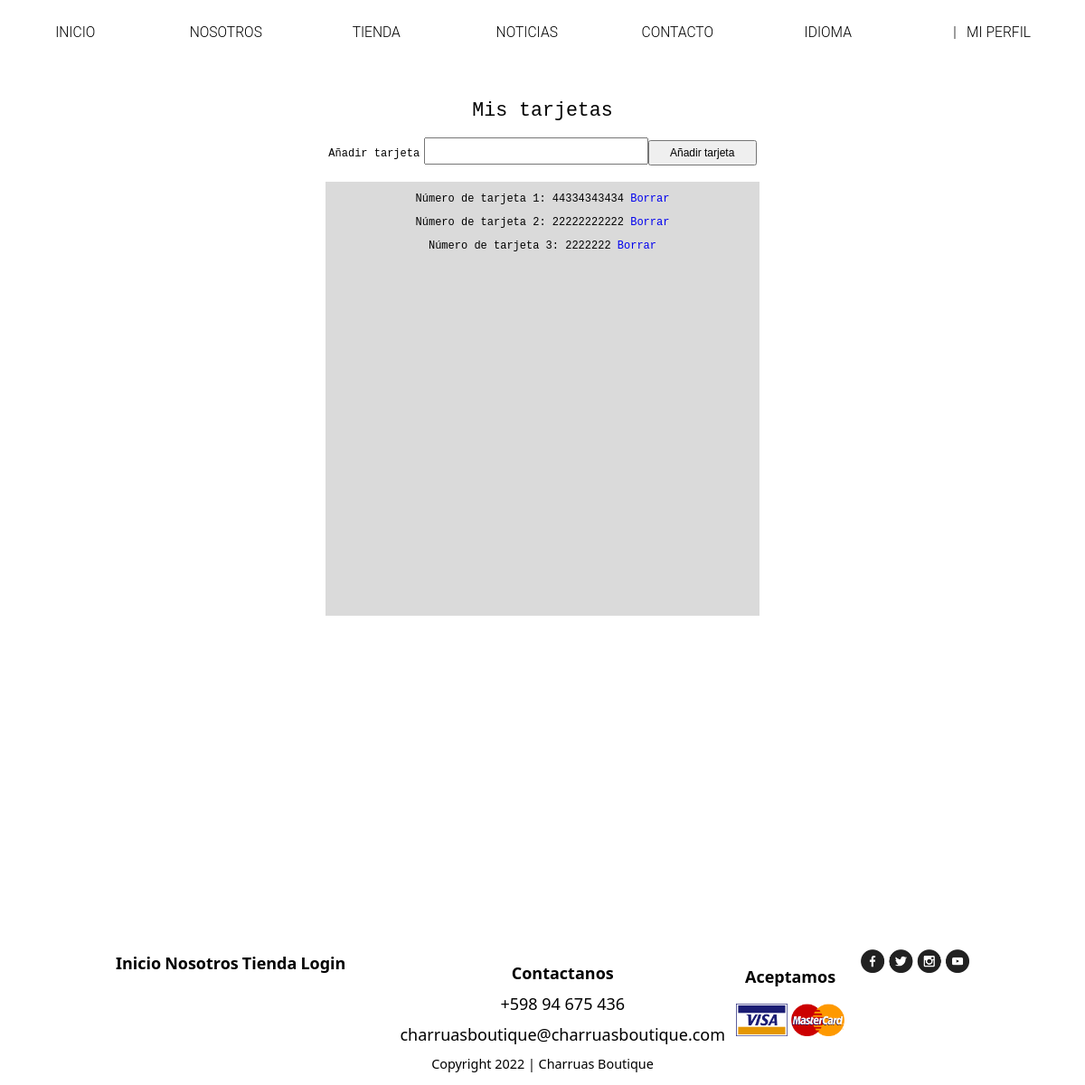
Page /tarjetas?uid=12 (signed in) on the earlier database version.
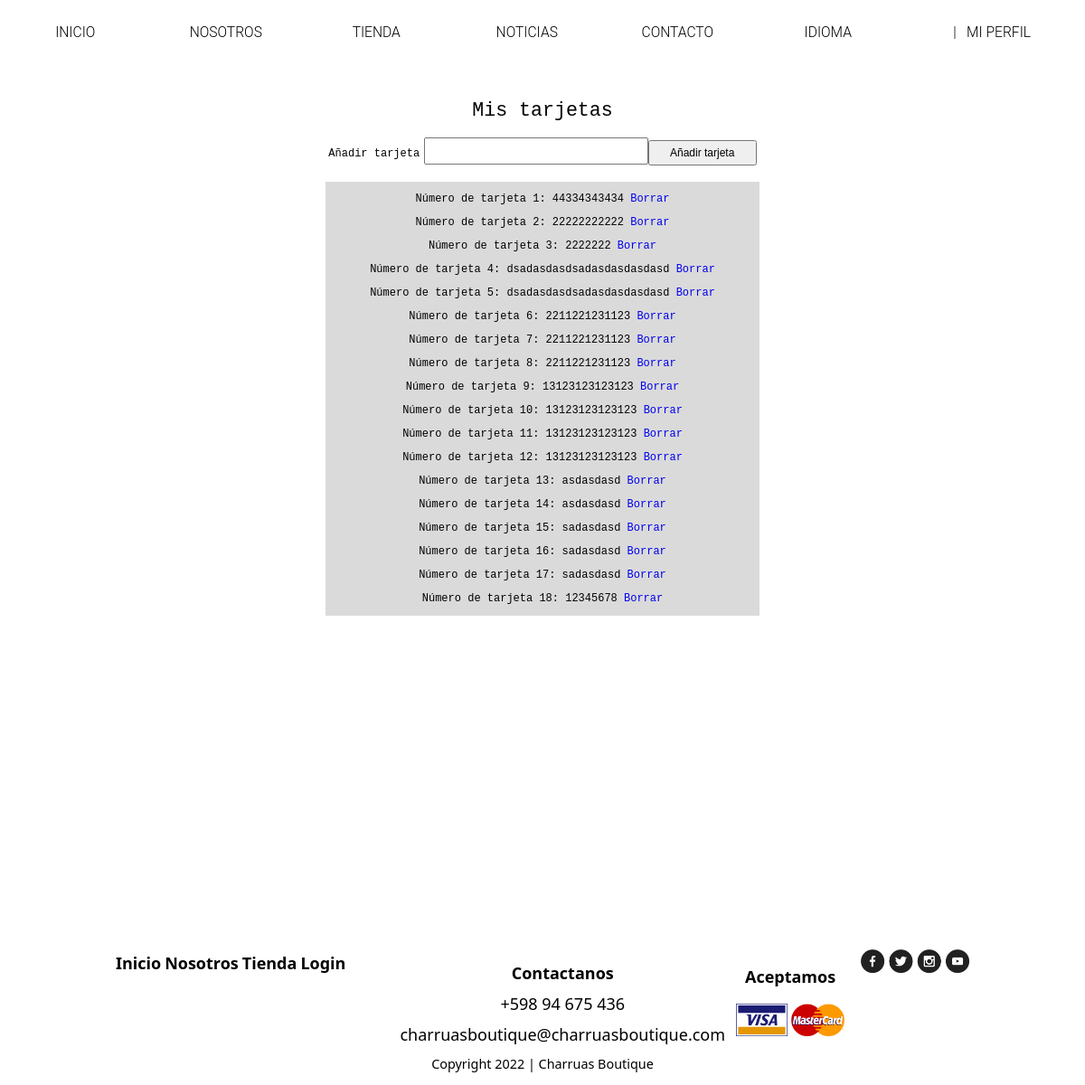
Same page on the later database version.
### tables this page shows
CREATE TABLE `USUARIOS_Tarjetas` (
  `tuid` int(11) NOT NULL,
  `uid` int(11) NOT NULL,
  `tarjeta` varchar(30) NOT NULL
);

### libs/view.php (called while the page is built, shortened)
<?php
class View
{
    public function render($nombre)
    {
        require 'views/' . $nombre . '.php';
    }
}

### controllers/Tarjetas_Controller.php (called while the page is built, shortened)
<?php
class Tarjetas_Controller extends controller
{
    public function render()
    {
        $this->view->render('login/tarjetas');
    }
}

### index.php (called while the page is built, shortened)
<?php
require 'libs/view.php';
$app = new App();

### traduccion/Translate.php (called while the page is built, shortened)
<?php
class Translate
{
    protected static $conf;
    public static function init($locale = null, $path = null)
    {
        self::$conf = new \stdClass;
    }
    private static function setLocale($locale = null)
    {
        isset($locale)
        ? self::$conf->locale = $locale
        : self::$conf->locale = null;
    }
    private static function setDictionary($path = null)
    {
        isset($path)
        ? self::$conf->dictionary = include $path
        : self::$conf->dictionary = null;
    }
    public static function __($phrase)
    {
        if (isset(self::$conf->locale) && isset(self::$conf->dictionary)) {
            return self::$conf->dictionary[$phrase];
        } else {
            return $phrase;
        }
    }
}

### views/login/tarjetas.php (the view, shortened to what this page needs)
<?php
require_once 'traduccion/Translate.php';
$message = "";
$existe = False;
require 'libs/connect.php';
if (isset($_SESSION['uid'])) {
    $records = $conn->prepare('SELECT * FROM USUARIOS WHERE uid = :id');
    $records->bindParam(':id', $_SESSION['uid']);
    $records->execute();
    $results = $records->fetch(PDO::FETCH_ASSOC);
    $records = $conn->prepare('SELECT * FROM USUARIOS_Tarjetas WHERE uid = :id');
    $records->bindParam(':id', $_SESSION['uid']);
    $records->execute();
    $results = $records->fetchAll(PDO::FETCH_ASSOC);
    $tarjetas = null;
    if (count($results) > 0) {
        $tarjetas = $results;
        $existe = True;
    }
} else {
    Header('Location: login');
}
?>
<!DOCTYPE html>
<html lang="en">
<head>
    <link rel="stylesheet" href="public/css/login/tarjetas.css">
    <link rel="stylesheet" href="public/css/index/headerblack.css">
    <link rel="stylesheet" href="public/css/index/footer.css">
</head>
<body>
<?php
if (($_GET['uid']) == ($_SESSION['uid'])): ?>
  <?php include "views/index/header.php";?>
  <h1 id="title"><?=Translate::__('mistarjetas');?></h1>
  <form action="" method="post" enctype="multipart/form-data" name="form2" id="form2">
  <p>
    <label for="textfield2" class="campo">
    <?=Translate::__('anadirtarjeta');?></label><br>
      <input type="text" name="tarjeta" id="textfield" /><input type="submit" name="añadir" value="<?=Translate::__('anadirtarjeta');?>" />
    </p>
</form>
    <?php if (isset($message)){
        echo "<p class=\"message\">$message<p>";
    } ?>
    <?php
    if ($existe == true) {
      $num = 1;
      ?>
    <section id="tarjetas"> <?php
    foreach($tarjetas as $row){ ?>
        <p><?=Translate::__('numerodetarjeta');?><?php echo $num ?>: <?php echo $row['tarjeta'] ?> <a href="tarjetas?uid=<?php echo $_SESSION['uid'] ?>&borrar=<?php echo $row['tuid']; ?>" onclick="return Confirmar (this.form)">Borrar</a></p>
        <?php $num++; ?>
    <?php }
  ?> </section> <?php
  }
    ?>
  <?php else: ?>
  <?php header('Location: ../ecommerce');?>
  <?php endif;?>
  <?php include "views/index/footer.php";?>
</body>
</html>

Differences in the rows shown:
added usuarios_tarjetas: tarjeta "dsadasdasdsadasdasdasdasd"
added usuarios_tarjetas: tarjeta "dsadasdasdsadasdasdasdasd"
added usuarios_tarjetas: tarjeta "2211221231123"
added usuarios_tarjetas: tarjeta "2211221231123"
added usuarios_tarjetas: tarjeta "2211221231123"
added usuarios_tarjetas: tarjeta "13123123123123"
added usuarios_tarjetas: tarjeta "13123123123123"
added usuarios_tarjetas: tarjeta "13123123123123"
added usuarios_tarjetas: tarjeta "13123123123123"
added usuarios_tarjetas: tarjeta "asdasdasd"
added usuarios_tarjetas: tarjeta "asdasdasd"
added usuarios_tarjetas: tarjeta "sadasdasd"
added usuarios_tarjetas: tarjeta "sadasdasd"
added usuarios_tarjetas: tarjeta "sadasdasd"
added usuarios_tarjetas: tarjeta "12345678"
